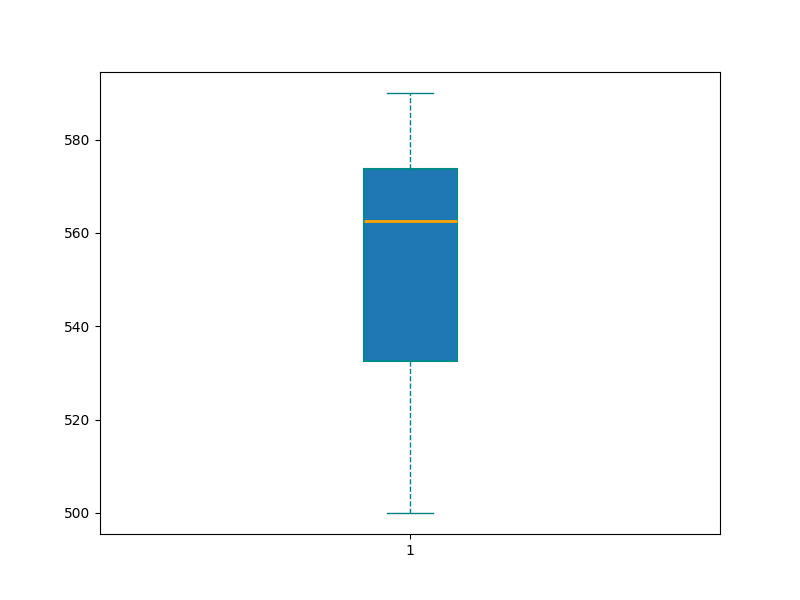

The script that drew this image:
import matplotlib.pyplot as plt

# A single group of ages data
elf_ages = [500, 520, 530, 540, 560, 570, 590, 580, 575, 565]

fig, ax = plt.subplots(figsize=(8, 6))

# Plot a single vertical box chart for the elf ages
ax.boxplot(elf_ages, vert=True, patch_artist=True,
           flierprops=dict(marker='o', color='red', alpha=0.5),
           boxprops=dict(color='darkcyan', linewidth=1.5),
           whiskerprops=dict(color='teal', linestyle='--'),
           capprops=dict(color='teal'),
           medianprops=dict(color='orange', linewidth=2))

plt.show()
